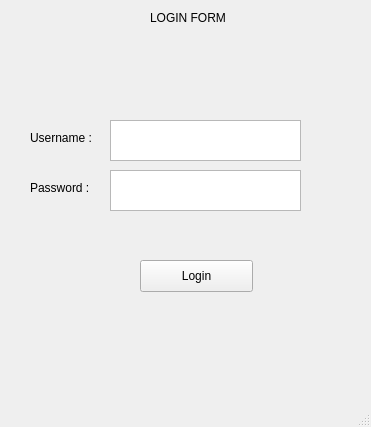
<?xml version="1.0" encoding="UTF-8"?>
<ui version="4.0">
 <class>MainWindow</class>
 <widget class="QMainWindow" name="MainWindow">
  <property name="geometry">
   <rect>
    <x>0</x>
    <y>0</y>
    <width>371</width>
    <height>427</height>
   </rect>
  </property>
  <property name="windowTitle">
   <string>MainWindow</string>
  </property>
  <widget class="QWidget" name="centralwidget">
   <widget class="QLabel" name="label">
    <property name="geometry">
     <rect>
      <x>150</x>
      <y>10</y>
      <width>81</width>
      <height>16</height>
     </rect>
    </property>
    <property name="text">
     <string>LOGIN FORM</string>
    </property>
   </widget>
   <widget class="QLabel" name="label_2">
    <property name="geometry">
     <rect>
      <x>30</x>
      <y>130</y>
      <width>71</width>
      <height>16</height>
     </rect>
    </property>
    <property name="text">
     <string>Username :</string>
    </property>
   </widget>
   <widget class="QLabel" name="label_3">
    <property name="geometry">
     <rect>
      <x>30</x>
      <y>180</y>
      <width>71</width>
      <height>16</height>
     </rect>
    </property>
    <property name="text">
     <string>Password :</string>
    </property>
   </widget>
   <widget class="QPushButton" name="pushButton">
    <property name="geometry">
     <rect>
      <x>140</x>
      <y>260</y>
      <width>113</width>
      <height>32</height>
     </rect>
    </property>
    <property name="text">
     <string>Login</string>
    </property>
   </widget>
   <widget class="QTextEdit" name="textEdit">
    <property name="geometry">
     <rect>
      <x>110</x>
      <y>120</y>
      <width>191</width>
      <height>41</height>
     </rect>
    </property>
   </widget>
   <widget class="QTextEdit" name="textEdit_2">
    <property name="geometry">
     <rect>
      <x>110</x>
      <y>170</y>
      <width>191</width>
      <height>41</height>
     </rect>
    </property>
   </widget>
  </widget>
  <widget class="QMenuBar" name="menubar">
   <property name="geometry">
    <rect>
     <x>0</x>
     <y>0</y>
     <width>371</width>
     <height>36</height>
    </rect>
   </property>
  </widget>
  <widget class="QStatusBar" name="statusbar"/>
 </widget>
 <resources/>
 <connections/>
</ui>
